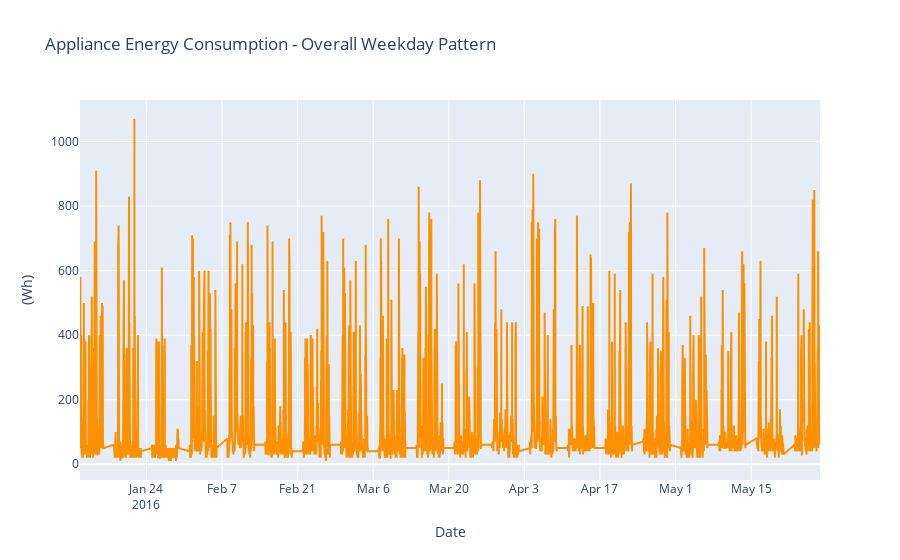

Source (notebook cell):
### Code cell
temp_weekday =  data_original[data_original["WEEKDAY"] == 0].copy(deep=True)
visData = graph_objs.Scatter(
    x = temp_weekday.date,
    y = temp_weekday.Appliances,
    mode = "lines",
    line_color=color_weekday
)
layout = graph_objs.Layout(
    title = "Appliance Energy Consumption - Overall Weekday Pattern",
    xaxis = dict(title = "Date"),
    yaxis = dict(title = "(Wh)")
)
fig = graph_objs.Figure(
    data = [visData],
    layout=layout
)
iplot(fig)

### Figure 1 — Plotly figure (JSON) as saved in the notebook; plotly's stock layout.template omitted (floating-point values rounded to 4 significant figures; data arrays with more than 128 entries replaced by an {"elided": "..."} marker saying what was removed)
{"data": [{"line": {"color": "#fc9003"}, "mode": "lines", "type": "scatter", "x": {"elided": "14263 str values"}, "y": {"elided": "14263 int values"}}], "layout": {"autosize": true, "title": {"text": "Appliance Energy Consumption - Overall Weekday Pattern"}, "xaxis": {"autorange": true, "range": ["2016-01-11 17:00", "2016-05-27 18:00"], "title": {"text": "Date"}, "type": "date"}, "yaxis": {"autorange": true, "range": [-48.89, 1129.0], "title": {"text": "(Wh)"}, "type": "linear"}}}
